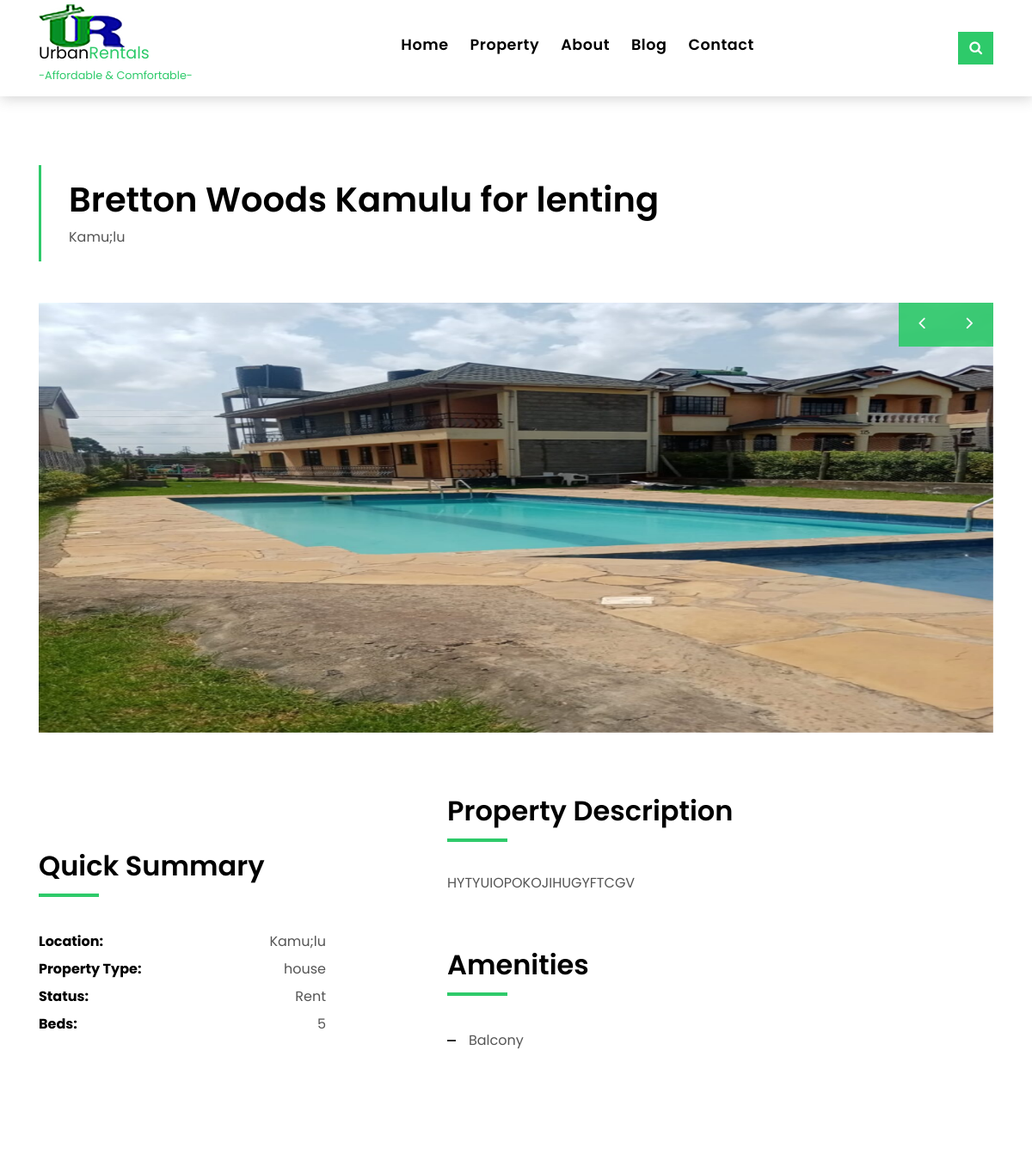
/propertysingle/2 (upper part), run on an earlier commit of the app's database.
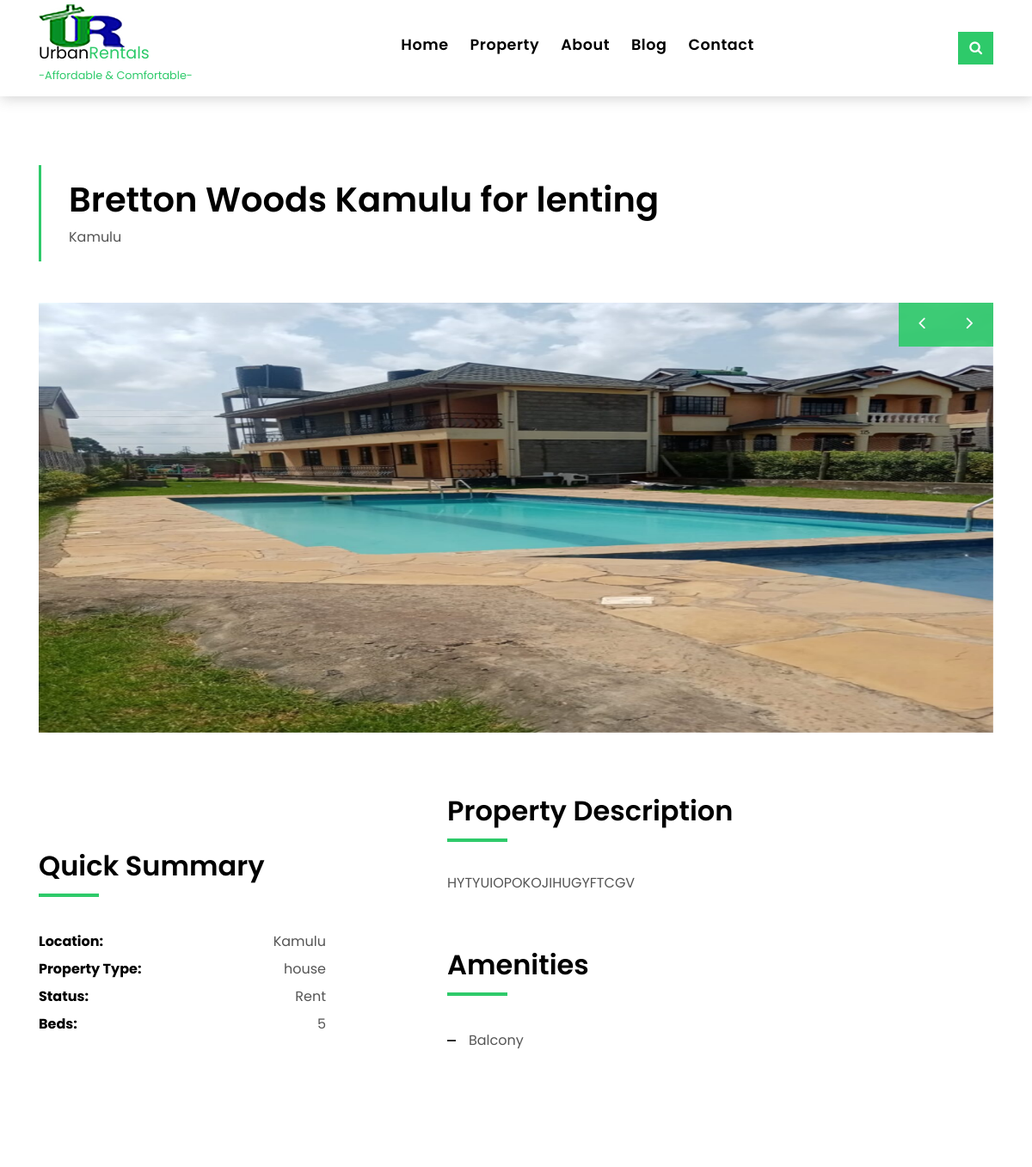
And on a later commit of the database.
### rental/models.py (models this page shows, shortened)
class Properties(models.Model):
    title = models.CharField(max_length=60)
    location = models.CharField(max_length=30)
    propertyphotos = models.ImageField(upload_to = 'property/')
    description = models.TextField()
    price = models.FloatField()
    status = models.CharField(max_length=30)
    rooms = models.IntegerField()
    type = models.CharField(max_length=30)
    period = models.CharField(max_length=15)

### rental/views.py (the view)
# urls.py: url(r'^propertysingle/(\d+)',views.propertysingle,name ='propertysingle'),
def propertysingle(request, property_id):
    propertysingle = Properties.objects.get(id=property_id)
    return render(request, 'propertysingle.html', {"propertysingle":propertysingle})

### rental/templates/propertysingle.html (shortened to what this page needs)
{% load static %}
<!DOCTYPE html>
<html lang="en">
<head>
  <link href="{% static 'lib/bootstrap/css/bootstrap.min.css'%}" rel="stylesheet">
  <link href="{% static 'lib/font-awesome/css/font-awesome.min.css'%}"rel="stylesheet">
  <link href="{% static 'lib/animate/animate.min.css'%}" rel="stylesheet">
  <link href="{% static 'lib/ionicons/css/ionicons.min.css'%}" rel="stylesheet">
  <link href="{% static 'lib/owlcarousel/assets/owl.carousel.min.css'%}" rel="stylesheet">
  <link href="{% static 'csss/styles.css'%}" rel="stylesheet">
</head>
<body>
  {% include "header.html" %}
  <section class="intro-single">
    <div class="container">
      <div class="row">
        <div class="col-md-12 col-lg-8">
          <div class="title-single-box">
            <h1 class="title-single">{{ propertysingle.title}}</h1>
            <span class="color-text-a">{{ propertysingle.location}}</span>
          </div>
        </div>
      </div>
    </div>
  </section>
  <section class="property-single nav-arrow-b">
    <div class="container">
      <div class="row">
        <div class="col-sm-12">
          <div id="property-single-carousel" class="owl-carousel owl-arrow gallery-property">
            <div class="carousel-item-b">
              <img src="{{ propertysingle.propertyphotos.url}}" alt="" style="height: 500px;">
            </div>
          </div>
          <div class="row justify-content-between">
            <div class="col-md-5 col-lg-4">
              <div class="property-summary">
                <div class="row">
                  <div class="col-sm-12">
                    <div class="title-box-d section-t4">
                      <h3 class="title-d">Quick Summary</h3>
                    </div>
                  </div>
                </div>
                <div class="summary-list">
                  <ul class="list">
                    <li class="d-flex justify-content-between">
                      <strong>Location:</strong>
                      <span>{{propertysingle.location}}</span>
                    </li>
                    <li class="d-flex justify-content-between">
                      <strong>Property Type:</strong>
                      <span>{{propertysingle.type}}</span>
                    </li>
                    <li class="d-flex justify-content-between">
                      <strong>Status:</strong>
                      <span>{{propertysingle.status}}</span>
                    </li>
                    <li class="d-flex justify-content-between">
                      <strong>Beds:</strong>
                      <span>{{propertysingle.rooms}}</span>
                    </li>
                  </ul>
                </div>
              </div>
            </div>
            <div class="col-md-7 col-lg-7 section-md-t3">
              <div class="row">
                <div class="col-sm-12">
                  <div class="title-box-d">
                    <h3 class="title-d">Property Description</h3>
                  </div>
                </div>
              </div>
              <div class="property-description">
                <p class="description color-text-a">
                  {{propertysingle.description}}
                </p>
              </div>
              <div class="row section-t3">
                <div class="col-sm-12">
                  <div class="title-box-d">
                    <h3 class="title-d">Amenities</h3>
                  </div>
                </div>
              </div>
              <div class="amenities-list color-text-a">
                <ul class="list-a no-margin">
                  <li>Balcony</li>
                </ul>
              </div>
            </div>
          </div>
        </div>
        <div class="col-md-10 offset-md-1">
          <ul class="nav nav-pills-a nav-pills mb-3 section-t3" id="pills-tab" role="tablist">
          </ul>
        </div>
      </div>
    </div>
  </section>
  {% include "footer.html" %}
</body>
</html>

What changed in the data, as far as the page shows it:
changed Properties "Bretton Woods Kamulu for lenting": location "Kamu;lu" → "Kamulu"
